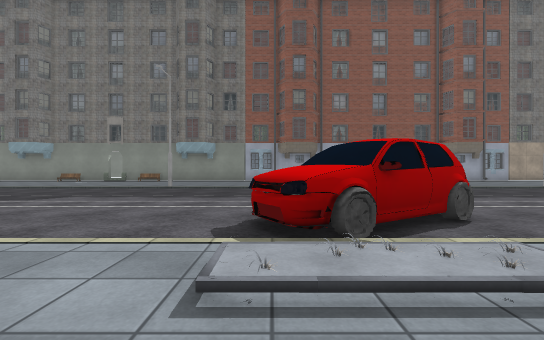
[1] (above)

22 first-person views from a walk through a Unity game level. The camera is 1.2 m above the floor, looks level and sees 90° across. The floor is counted in squares, 2 m on a side. Each view is taken from the middle of a square. On the plan, view 1 faces up. The plan holds only what a view shows up to about 9 squares ahead; the rest is blank. The place goes on beyond the plan. Door leaves are left out, so doorways stand open. Some surface patterns are stand-ins.

[2]
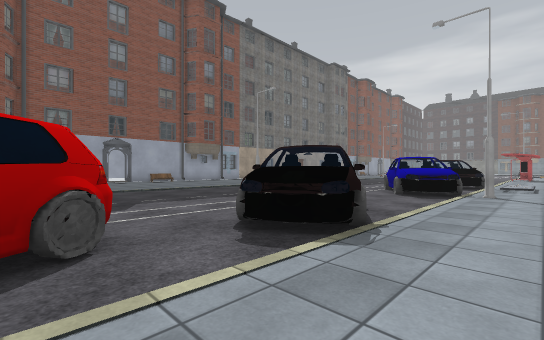

[3]
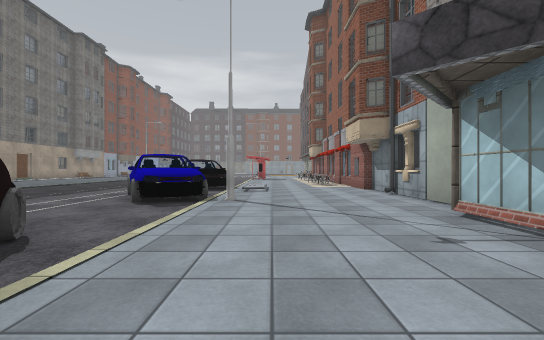

[4]
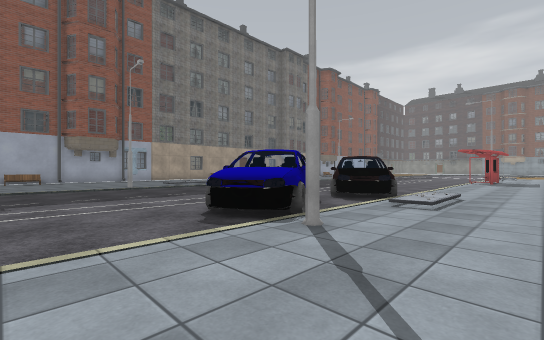

[5]
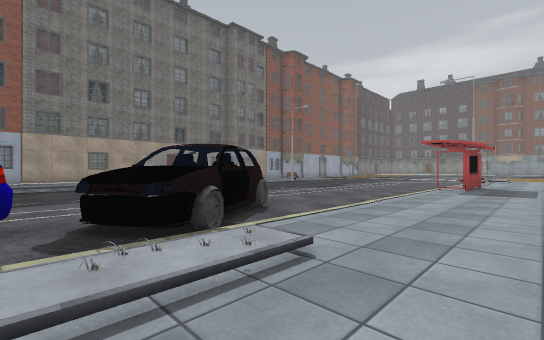

[6]
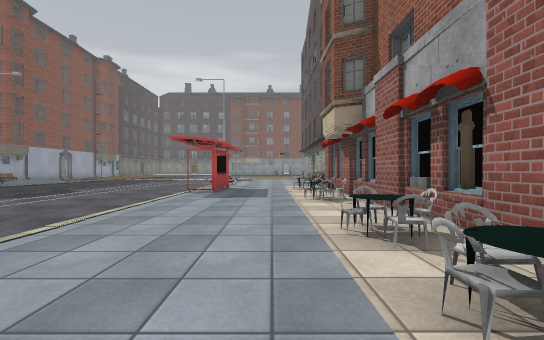

[7]
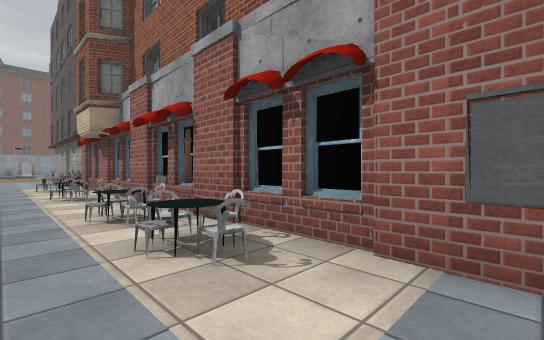

[8]
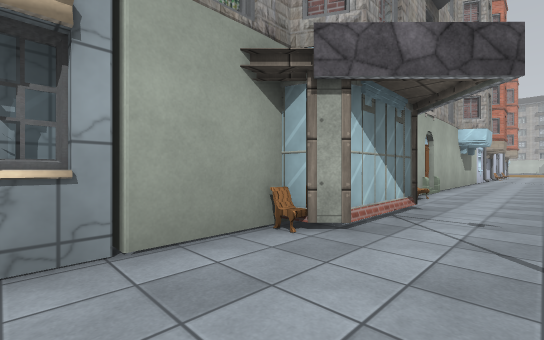

[9]
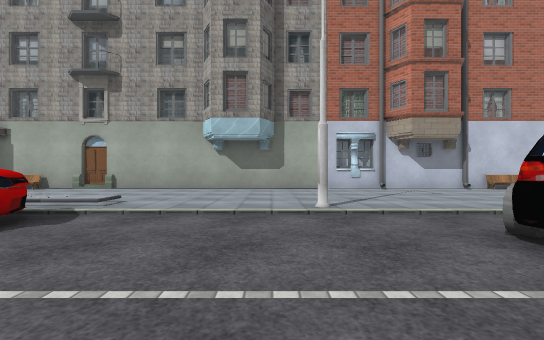

[10]
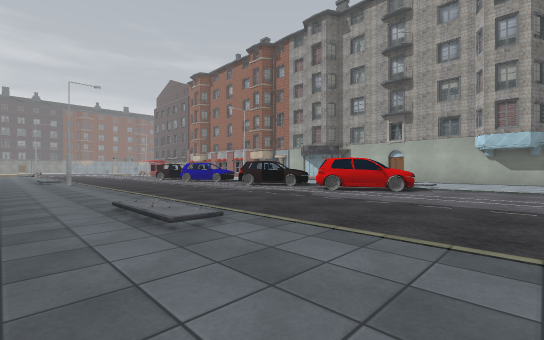

[11]
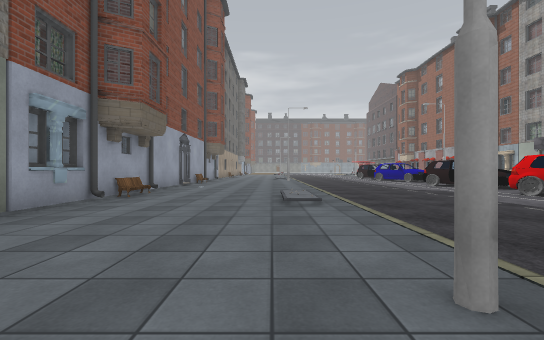

[12]
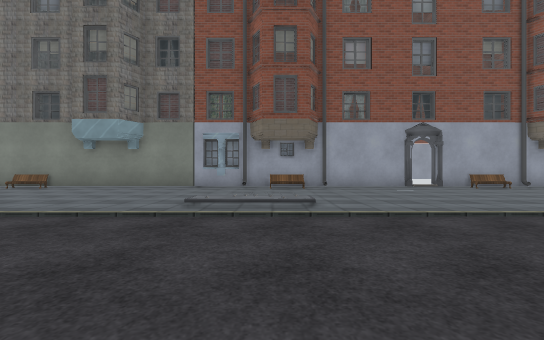

[13]
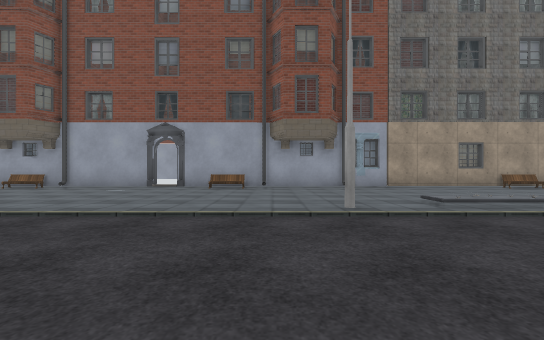

[14]
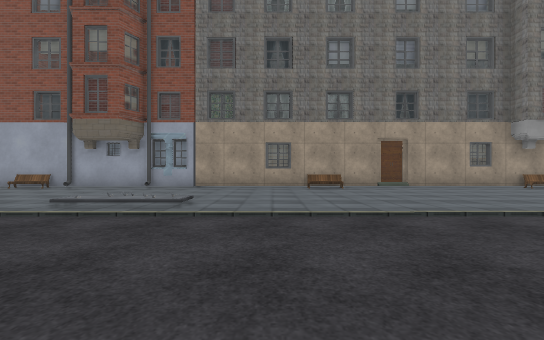

[15]
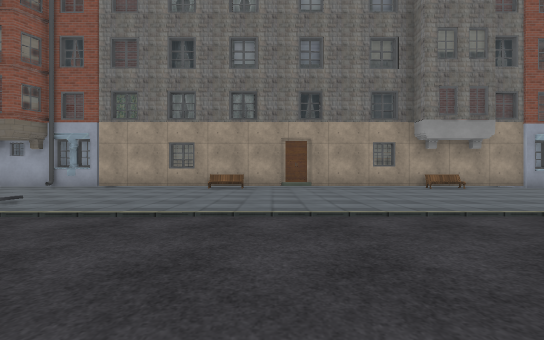

[16]
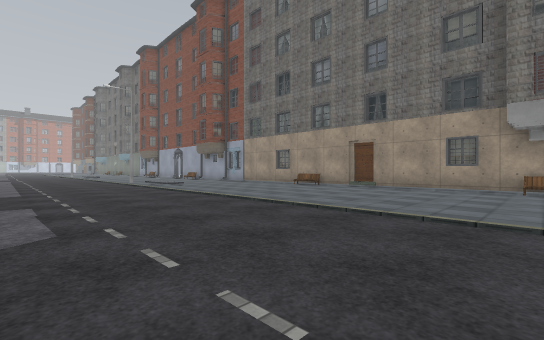

[17]
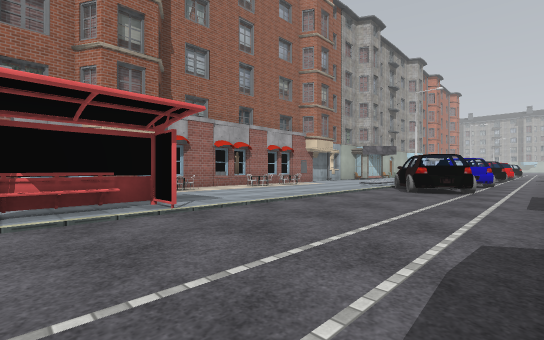

[18]
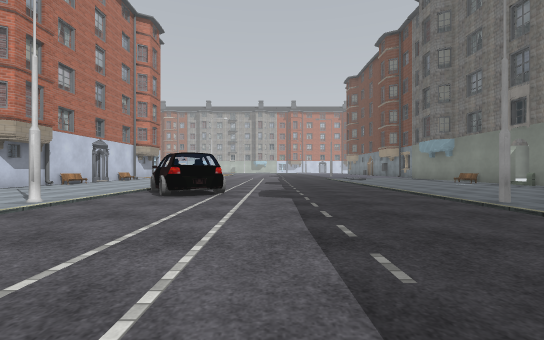

[19]
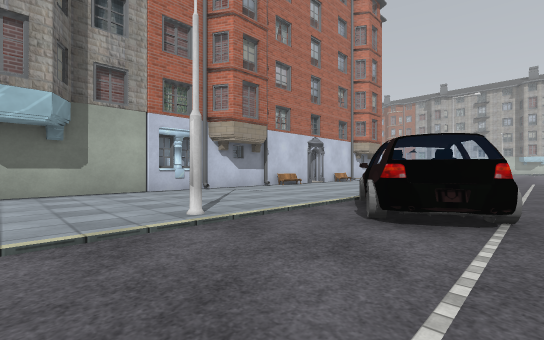

[20]
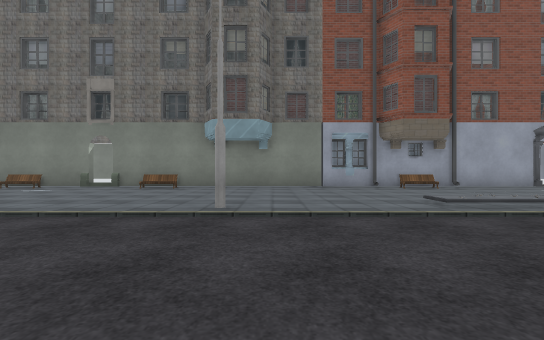

[21]
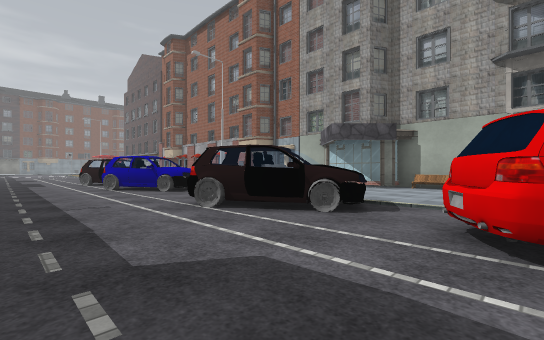

[22]
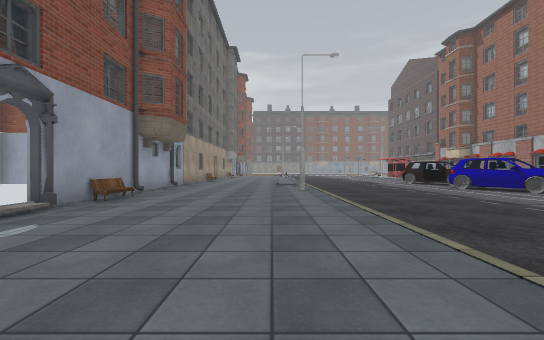

### Floor plan
Key: @ floor where view 1 was taken; # wall or solid block; x gap in a wall; . floor; / step, stairs or slope; D open door; = window, fence, low wall or low ledge; O other object.
Columns run from 8 left of view 1 to 23 right of it. Each row starts with its distance up from view 1.
 15 ##############D#################
 14 # O    ##OO####O ### ...O......O
 13 ................................
 12 ................................
 11 ........//..........//..........
 10 ....#...//........#.//..........
  9 ................................
  8 ................................
  7 ................................
  6 ................................
  5 ..O................O...O........
  4  OOO.....OO..OOO..OOOOOO........
  3  OO.....OO..OOO..OOO.OO.........
  2 ....#...//........O.//........=x
  1 ........//..........//..........
  0 ........@..............O....O..O
 -1 ......................OOOO.OO.OO
 -2 ##########DDO##O#######O#O##O##O
 -3                   #

Where each view was taken, in squares from view 1:
view 1: 0 up, 0 right, facing up
view 2: 1 up, 2 right, facing up-right
view 3: 1 up, 4 right, facing right
view 4: 0 up, 7 right, facing up-right
view 5: 0 up, 12 right, facing up-right
view 6: 0 up, 14 right, facing right
view 7: 0 up, 13 right, facing down-right
view 8: 0 up, 10 right, facing down-left
view 9: 6 up, 3 left, facing down
view 10: 12 up, 3 left, facing down-right
view 11: 11 up, 5 left, facing right
view 12: 6 up, 1 right, facing up
view 13: 6 up, 9 right, facing up
view 14: 6 up, 15 right, facing up
view 15: 6 up, 18 right, facing up
view 16: 6 up, 23 right, facing up-left
view 17: 6 up, 23 right, facing down-left
view 18: 6 up, 1 right, facing left
view 19: 5 up, 2 left, facing down-left
view 20: 6 up, 3 left, facing up
view 21: 7 up, 2 right, facing down-right
view 22: 11 up, 2 right, facing right
